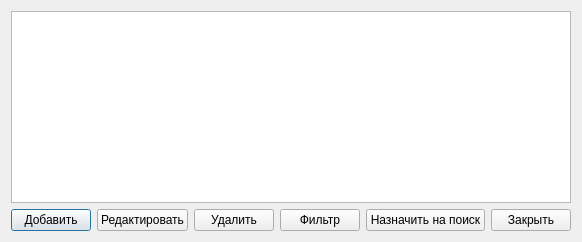
<?xml version="1.0" encoding="UTF-8"?>
<ui version="4.0">
 <class>AircraftDirectoryForm</class>
 <widget class="QDialog" name="AircraftDirectoryForm">
  <property name="windowTitle">
   <string>Справочник воздушных судов</string>
  </property>
  <layout class="QVBoxLayout" name="mainLayout">
   <item>
    <widget class="QTableWidget" name="tableAircraft"/>
   </item>
   <item>
    <layout class="QHBoxLayout" name="buttonLayout">
     <item><widget class="QPushButton" name="buttonAdd"><property name="text"><string>Добавить</string></property></widget></item>
     <item><widget class="QPushButton" name="buttonEdit"><property name="text"><string>Редактировать</string></property></widget></item>
     <item><widget class="QPushButton" name="buttonDelete"><property name="text"><string>Удалить</string></property></widget></item>
     <item><widget class="QPushButton" name="buttonFilter"><property name="text"><string>Фильтр</string></property></widget></item>
     <item><widget class="QPushButton" name="buttonAssign"><property name="text"><string>Назначить на поиск</string></property></widget></item>
     <item><widget class="QPushButton" name="buttonClose"><property name="text"><string>Закрыть</string></property></widget></item>
    </layout>
   </item>
  </layout>
 </widget>
 <resources/>
 <connections/>
</ui>
